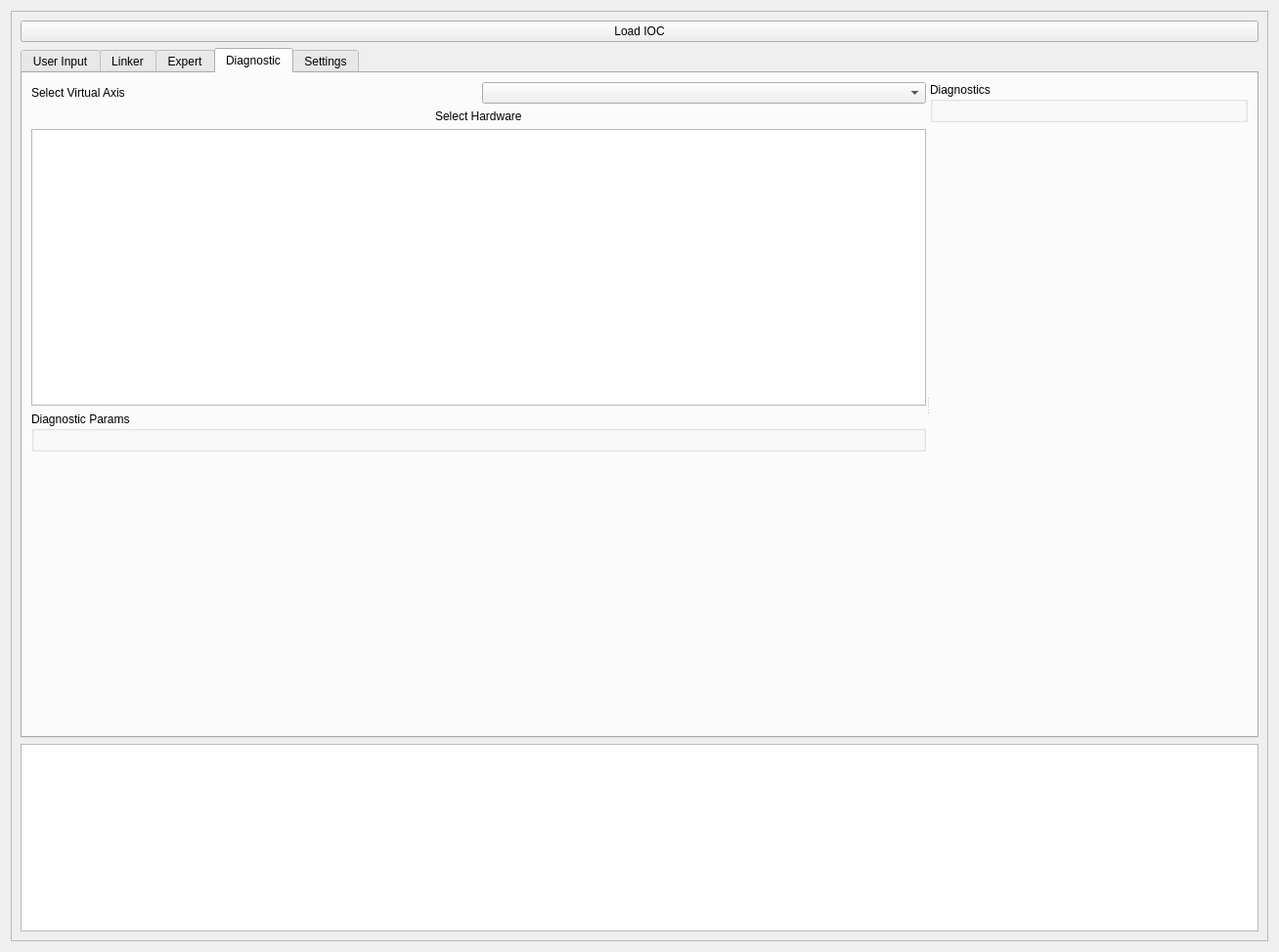
<?xml version="1.0" encoding="UTF-8"?>
<ui version="4.0">
 <class>Form</class>
 <widget class="QWidget" name="Form">
  <property name="geometry">
   <rect>
    <x>0</x>
    <y>0</y>
    <width>1308</width>
    <height>974</height>
   </rect>
  </property>
  <property name="windowTitle">
   <string>Form</string>
  </property>
  <layout class="QVBoxLayout" name="verticalLayout_5">
   <item>
    <widget class="QScrollArea" name="scrollArea">
     <property name="widgetResizable">
      <bool>true</bool>
     </property>
     <widget class="QWidget" name="scrollAreaWidgetContents">
      <property name="geometry">
       <rect>
        <x>0</x>
        <y>0</y>
        <width>1288</width>
        <height>954</height>
       </rect>
      </property>
      <layout class="QVBoxLayout" name="verticalLayout_33">
       <item>
        <widget class="QPushButton" name="load_ioc_pushButton">
         <property name="text">
          <string>Load IOC</string>
         </property>
        </widget>
       </item>
       <item>
        <widget class="QTabWidget" name="tabWidget">
         <property name="currentIndex">
          <number>3</number>
         </property>
         <widget class="QWidget" name="user_input_view">
          <attribute name="title">
           <string>User Input</string>
          </attribute>
          <layout class="QVBoxLayout" name="verticalLayout_4">
           <item>
            <layout class="QVBoxLayout" name="verticalLayout_10">
             <item>
              <layout class="QHBoxLayout" name="horizontalLayout_3">
               <item>
                <widget class="QLabel" name="label_3">
                 <property name="sizePolicy">
                  <sizepolicy hsizetype="Minimum" vsizetype="Fixed">
                   <horstretch>0</horstretch>
                   <verstretch>0</verstretch>
                  </sizepolicy>
                 </property>
                 <property name="text">
                  <string>PLC IOC</string>
                 </property>
                </widget>
               </item>
               <item>
                <widget class="QLabel" name="label_7">
                 <property name="sizePolicy">
                  <sizepolicy hsizetype="Minimum" vsizetype="Fixed">
                   <horstretch>0</horstretch>
                   <verstretch>0</verstretch>
                  </sizepolicy>
                 </property>
                 <property name="text">
                  <string>some-plc-name</string>
                 </property>
                </widget>
               </item>
              </layout>
             </item>
            </layout>
           </item>
           <item>
            <widget class="QSplitter" name="splitter_2">
             <property name="orientation">
              <enum>Qt::Horizontal</enum>
             </property>
             <widget class="QWidget" name="layoutWidget">
              <layout class="QVBoxLayout" name="verticalLayout_15">
               <item>
                <widget class="QLabel" name="label_6">
                 <property name="text">
                  <string>Axis</string>
                 </property>
                </widget>
               </item>
               <item>
                <widget class="QListWidget" name="display_axis_ui"/>
               </item>
              </layout>
             </widget>
             <widget class="QWidget" name="layoutWidget">
              <layout class="QVBoxLayout" name="verticalLayout_17">
               <item>
                <widget class="QLabel" name="label_9">
                 <property name="text">
                  <string>Drive</string>
                 </property>
                </widget>
               </item>
               <item>
                <widget class="QListWidget" name="display_drives_ui"/>
               </item>
              </layout>
             </widget>
             <widget class="QWidget" name="layoutWidget">
              <layout class="QVBoxLayout" name="verticalLayout_16">
               <item>
                <widget class="QLabel" name="label_8">
                 <property name="text">
                  <string>Encoder</string>
                 </property>
                </widget>
               </item>
               <item>
                <widget class="QListWidget" name="display_encoders_ui"/>
               </item>
              </layout>
             </widget>
             <widget class="QWidget" name="layoutWidget_4">
              <layout class="QVBoxLayout" name="verticalLayout_39">
               <item>
                <widget class="QLabel" name="display_di_sel_label">
                 <property name="text">
                  <string>DI Selector</string>
                 </property>
                </widget>
               </item>
               <item>
                <widget class="QListWidget" name="ui_digital_input_axis"/>
               </item>
              </layout>
             </widget>
             <widget class="QWidget" name="layoutWidget_2">
              <layout class="QVBoxLayout" name="verticalLayout_26">
               <item>
                <widget class="QLabel" name="DI">
                 <property name="text">
                  <string>DI Hardware</string>
                 </property>
                </widget>
               </item>
               <item>
                <widget class="QListWidget" name="ui_digital_input_hardware"/>
               </item>
              </layout>
             </widget>
             <widget class="QWidget" name="layoutWidget_3">
              <layout class="QVBoxLayout" name="verticalLayout_30">
               <item>
                <widget class="QLabel" name="label_10">
                 <property name="text">
                  <string>DI Channel</string>
                 </property>
                </widget>
               </item>
               <item>
                <widget class="QListWidget" name="ui_digital_input_channels"/>
               </item>
              </layout>
             </widget>
             <widget class="QWidget" name="layoutWidget">
              <layout class="QVBoxLayout" name="verticalLayout_18">
               <item>
                <widget class="QLineEdit" name="stage_search"/>
               </item>
               <item>
                <widget class="QListWidget" name="stage_list"/>
               </item>
               <item>
                <layout class="QVBoxLayout" name="verticalLayout_11"/>
               </item>
               <item>
                <widget class="QPushButton" name="stage_settings">
                 <property name="text">
                  <string>Stage Settings</string>
                 </property>
                </widget>
               </item>
              </layout>
             </widget>
            </widget>
           </item>
           <item>
            <layout class="QHBoxLayout" name="horizontalLayout_13">
             <item>
              <widget class="PyDMPushButton" name="PyDMPushButton_2">
               <property name="toolTip">
                <string/>
               </property>
               <property name="text">
                <string>Confirm Settings</string>
               </property>
              </widget>
             </item>
             <item>
              <widget class="PyDMPushButton" name="PyDMPushButton">
               <property name="sizePolicy">
                <sizepolicy hsizetype="Minimum" vsizetype="Fixed">
                 <horstretch>0</horstretch>
                 <verstretch>0</verstretch>
                </sizepolicy>
               </property>
               <property name="toolTip">
                <string/>
               </property>
               <property name="text">
                <string>Export Settings</string>
               </property>
              </widget>
             </item>
            </layout>
           </item>
          </layout>
         </widget>
         <widget class="QWidget" name="map_view">
          <property name="sizePolicy">
           <sizepolicy hsizetype="Expanding" vsizetype="Expanding">
            <horstretch>0</horstretch>
            <verstretch>0</verstretch>
           </sizepolicy>
          </property>
          <attribute name="title">
           <string>Linker</string>
          </attribute>
          <layout class="QVBoxLayout" name="verticalLayout_7">
           <item>
            <layout class="QVBoxLayout" name="verticalLayout_2">
             <item>
              <layout class="QVBoxLayout" name="verticalLayout">
               <item>
                <layout class="QHBoxLayout" name="horizontalLayout_2">
                 <item>
                  <widget class="QLabel" name="label_2">
                   <property name="text">
                    <string>Current Linked Setup</string>
                   </property>
                  </widget>
                 </item>
                 <item>
                  <widget class="PyDMLabel" name="ioc_label">
                   <property name="toolTip">
                    <string/>
                   </property>
                  </widget>
                 </item>
                 <item>
                  <widget class="QLabel" name="status_indicators">
                   <property name="text">
                    <string>TextLabel</string>
                   </property>
                  </widget>
                 </item>
                </layout>
               </item>
              </layout>
             </item>
             <item>
              <widget class="QSplitter" name="splitter">
               <property name="sizePolicy">
                <sizepolicy hsizetype="Expanding" vsizetype="Expanding">
                 <horstretch>0</horstretch>
                 <verstretch>0</verstretch>
                </sizepolicy>
               </property>
               <property name="orientation">
                <enum>Qt::Horizontal</enum>
               </property>
               <widget class="QWidget" name="gridLayoutWidget">
                <layout class="QGridLayout" name="gridLayout_3">
                 <item row="0" column="0">
                  <layout class="QGridLayout" name="gridLayout_5">
                   <item row="2" column="0">
                    <widget class="QListWidget" name="axis_list_view">
                     <property name="selectionMode">
                      <enum>QAbstractItemView::SingleSelection</enum>
                     </property>
                    </widget>
                   </item>
                   <item row="0" column="0">
                    <widget class="QLabel" name="label_5">
                     <property name="text">
                      <string>Select Virtual Axis</string>
                     </property>
                    </widget>
                   </item>
                   <item row="3" column="0">
                    <widget class="QPushButton" name="confirm_mapping">
                     <property name="text">
                      <string>Confirm Mapping</string>
                     </property>
                    </widget>
                   </item>
                  </layout>
                 </item>
                </layout>
               </widget>
               <widget class="QWidget" name="gridLayoutWidget_2">
                <layout class="QGridLayout" name="gridLayout_4">
                 <property name="spacing">
                  <number>0</number>
                 </property>
                 <item row="2" column="0">
                  <layout class="QHBoxLayout" name="horizontalLayout_6">
                   <property name="bottomMargin">
                    <number>0</number>
                   </property>
                   <item>
                    <widget class="QPushButton" name="stage_mapping">
                     <property name="text">
                      <string>Stage Mapping</string>
                     </property>
                    </widget>
                   </item>
                   <item>
                    <widget class="QPushButton" name="see_staged_mapping">
                     <property name="text">
                      <string>See Mapping</string>
                     </property>
                    </widget>
                   </item>
                   <item>
                    <widget class="QPushButton" name="clear_mapping">
                     <property name="text">
                      <string>Clear Mapping</string>
                     </property>
                    </widget>
                   </item>
                   <item>
                    <widget class="PyDMPushButton" name="view_logger_button">
                     <property name="toolTip">
                      <string/>
                     </property>
                     <property name="text">
                      <string>View Logger</string>
                     </property>
                    </widget>
                   </item>
                  </layout>
                 </item>
                 <item row="1" column="0">
                  <widget class="QTabWidget" name="tabWidget_2">
                   <property name="currentIndex">
                    <number>0</number>
                   </property>
                   <widget class="QWidget" name="digital_input_tab">
                    <attribute name="title">
                     <string>Digital Inputs</string>
                    </attribute>
                    <layout class="QVBoxLayout" name="verticalLayout_32">
                     <item>
                      <layout class="QHBoxLayout" name="horizontalLayout_5">
                       <property name="rightMargin">
                        <number>0</number>
                       </property>
                       <item>
                        <layout class="QVBoxLayout" name="verticalLayout_9">
                         <item>
                          <widget class="QLabel" name="label">
                           <property name="text">
                            <string>Digital Inputs</string>
                           </property>
                          </widget>
                         </item>
                         <item>
                          <widget class="QListWidget" name="digital_input_axis"/>
                         </item>
                        </layout>
                       </item>
                       <item>
                        <layout class="QVBoxLayout" name="verticalLayout_14">
                         <item>
                          <widget class="QLabel" name="label_11">
                           <property name="text">
                            <string>Digital Input Hardware</string>
                           </property>
                          </widget>
                         </item>
                         <item>
                          <widget class="QListWidget" name="digital_input_hardware"/>
                         </item>
                        </layout>
                       </item>
                       <item>
                        <layout class="QVBoxLayout" name="verticalLayout_24">
                         <item>
                          <widget class="QLabel" name="label_12">
                           <property name="text">
                            <string>Digital Input Channel</string>
                           </property>
                          </widget>
                         </item>
                         <item>
                          <widget class="QListWidget" name="digital_input_channel"/>
                         </item>
                        </layout>
                       </item>
                      </layout>
                     </item>
                    </layout>
                   </widget>
                   <widget class="QWidget" name="drives_tab">
                    <attribute name="title">
                     <string>Drives</string>
                    </attribute>
                    <layout class="QHBoxLayout" name="horizontalLayout_10">
                     <item>
                      <widget class="QListWidget" name="drives_list_view"/>
                     </item>
                    </layout>
                   </widget>
                   <widget class="QWidget" name="encoder_tab">
                    <attribute name="title">
                     <string>Encoders</string>
                    </attribute>
                    <layout class="QVBoxLayout" name="verticalLayout_6">
                     <item>
                      <widget class="QListWidget" name="encoders_list_view"/>
                     </item>
                    </layout>
                   </widget>
                  </widget>
                 </item>
                </layout>
               </widget>
              </widget>
             </item>
            </layout>
           </item>
          </layout>
         </widget>
         <widget class="QWidget" name="expert_screen">
          <attribute name="title">
           <string>Expert</string>
          </attribute>
          <layout class="QVBoxLayout" name="verticalLayout_3">
           <item>
            <layout class="QVBoxLayout" name="verticalLayout_12">
             <item>
              <layout class="QVBoxLayout" name="verticalLayout_13">
               <item>
                <layout class="QHBoxLayout" name="horizontalLayout_15">
                 <item>
                  <widget class="QLabel" name="label_15">
                   <property name="text">
                    <string>IOC Status</string>
                   </property>
                  </widget>
                 </item>
                 <item>
                  <widget class="PyDMLabel" name="PyDMLabel_3">
                   <property name="toolTip">
                    <string/>
                   </property>
                  </widget>
                 </item>
                </layout>
               </item>
              </layout>
             </item>
             <item>
              <widget class="QSplitter" name="splitter_3">
               <property name="sizePolicy">
                <sizepolicy hsizetype="Expanding" vsizetype="Expanding">
                 <horstretch>0</horstretch>
                 <verstretch>0</verstretch>
                </sizepolicy>
               </property>
               <property name="orientation">
                <enum>Qt::Horizontal</enum>
               </property>
               <widget class="QWidget" name="gridLayoutWidget_5">
                <layout class="QGridLayout" name="gridLayout_6">
                 <item row="0" column="0">
                  <layout class="QGridLayout" name="gridLayout_7">
                   <item row="2" column="0">
                    <widget class="QTabWidget" name="tabWidget_3">
                     <property name="currentIndex">
                      <number>0</number>
                     </property>
                     <widget class="QWidget" name="tab_10">
                      <attribute name="title">
                       <string>NC</string>
                      </attribute>
                      <layout class="QVBoxLayout" name="verticalLayout_19">
                       <item>
                        <widget class="QGroupBox" name="expert_nc_param">
                         <property name="title">
                          <string>Parameters</string>
                         </property>
                         <layout class="QVBoxLayout" name="verticalLayout_8"/>
                        </widget>
                       </item>
                      </layout>
                     </widget>
                     <widget class="QWidget" name="tab_11">
                      <attribute name="title">
                       <string>Drives</string>
                      </attribute>
                      <layout class="QVBoxLayout" name="verticalLayout_20">
                       <item>
                        <widget class="QGroupBox" name="expert_drive_param">
                         <property name="title">
                          <string>Parameters</string>
                         </property>
                         <layout class="QVBoxLayout" name="verticalLayout_36"/>
                        </widget>
                       </item>
                      </layout>
                     </widget>
                     <widget class="QWidget" name="tab_12">
                      <attribute name="title">
                       <string>Encoders</string>
                      </attribute>
                      <layout class="QVBoxLayout" name="verticalLayout_21">
                       <item>
                        <widget class="QGroupBox" name="expert_encoder_param">
                         <property name="title">
                          <string>Parameters</string>
                         </property>
                         <layout class="QVBoxLayout" name="verticalLayout_38"/>
                        </widget>
                       </item>
                      </layout>
                     </widget>
                    </widget>
                   </item>
                   <item row="1" column="0">
                    <layout class="QHBoxLayout" name="horizontalLayout_7">
                     <item>
                      <widget class="QLabel" name="label_16">
                       <property name="text">
                        <string>Select Virtual Axis</string>
                       </property>
                      </widget>
                     </item>
                     <item>
                      <widget class="QComboBox" name="expert_axis"/>
                     </item>
                    </layout>
                   </item>
                  </layout>
                 </item>
                </layout>
               </widget>
               <widget class="QWidget" name="gridLayoutWidget_6">
                <layout class="QGridLayout" name="gridLayout_8">
                 <property name="spacing">
                  <number>0</number>
                 </property>
                 <item row="0" column="0">
                  <widget class="QTabWidget" name="tab_params">
                   <property name="currentIndex">
                    <number>0</number>
                   </property>
                   <widget class="QWidget" name="tab_nc_params">
                    <attribute name="title">
                     <string>NC Params</string>
                    </attribute>
                    <layout class="QVBoxLayout" name="verticalLayout_41">
                     <item>
                      <layout class="QVBoxLayout" name="verticalLayout_40">
                       <item>
                        <widget class="QListWidget" name="expert_param_list"/>
                       </item>
                      </layout>
                     </item>
                    </layout>
                   </widget>
                   <widget class="QWidget" name="tab_2">
                    <attribute name="title">
                     <string>COE Drive Params</string>
                    </attribute>
                    <layout class="QVBoxLayout" name="verticalLayout_43">
                     <item>
                      <layout class="QVBoxLayout" name="verticalLayout_42">
                       <item>
                        <widget class="QListWidget" name="expert_coe_drive_list"/>
                       </item>
                      </layout>
                     </item>
                    </layout>
                   </widget>
                   <widget class="QWidget" name="tab">
                    <attribute name="title">
                     <string>COE Encoder Params</string>
                    </attribute>
                    <layout class="QVBoxLayout" name="verticalLayout_45">
                     <item>
                      <layout class="QVBoxLayout" name="verticalLayout_44">
                       <item>
                        <widget class="QListWidget" name="expert_coe_encoder_list"/>
                       </item>
                      </layout>
                     </item>
                    </layout>
                   </widget>
                  </widget>
                 </item>
                </layout>
               </widget>
              </widget>
             </item>
            </layout>
           </item>
          </layout>
         </widget>
         <widget class="QWidget" name="diagnostic_screen">
          <attribute name="title">
           <string>Diagnostic</string>
          </attribute>
          <layout class="QVBoxLayout" name="verticalLayout_27">
           <item>
            <layout class="QVBoxLayout" name="verticalLayout_22">
             <item>
              <layout class="QVBoxLayout" name="verticalLayout_23"/>
             </item>
             <item>
              <widget class="QSplitter" name="splitter_4">
               <property name="sizePolicy">
                <sizepolicy hsizetype="Expanding" vsizetype="Expanding">
                 <horstretch>0</horstretch>
                 <verstretch>0</verstretch>
                </sizepolicy>
               </property>
               <property name="orientation">
                <enum>Qt::Horizontal</enum>
               </property>
               <widget class="QWidget" name="gridLayoutWidget_7">
                <layout class="QGridLayout" name="gridLayout_9">
                 <item row="0" column="0">
                  <layout class="QVBoxLayout" name="verticalLayout_46">
                   <item>
                    <layout class="QHBoxLayout" name="horizontalLayout_4">
                     <item>
                      <widget class="QLabel" name="label_19">
                       <property name="text">
                        <string>Select Virtual Axis</string>
                       </property>
                      </widget>
                     </item>
                     <item>
                      <widget class="QComboBox" name="diagnostic_axis_selection"/>
                     </item>
                    </layout>
                   </item>
                   <item alignment="Qt::AlignHCenter">
                    <widget class="QLabel" name="label_4">
                     <property name="sizePolicy">
                      <sizepolicy hsizetype="Preferred" vsizetype="Preferred">
                       <horstretch>0</horstretch>
                       <verstretch>0</verstretch>
                      </sizepolicy>
                     </property>
                     <property name="minimumSize">
                      <size>
                       <width>0</width>
                       <height>0</height>
                      </size>
                     </property>
                     <property name="text">
                      <string>Select Hardware</string>
                     </property>
                    </widget>
                   </item>
                   <item>
                    <widget class="QListWidget" name="diagnostic_hardware_selection"/>
                   </item>
                   <item>
                    <widget class="QGroupBox" name="diagnostic_groupbox">
                     <property name="title">
                      <string>Diagnostic Params</string>
                     </property>
                     <layout class="QVBoxLayout" name="verticalLayout_37"/>
                    </widget>
                   </item>
                   <item>
                    <spacer name="verticalSpacer">
                     <property name="orientation">
                      <enum>Qt::Vertical</enum>
                     </property>
                     <property name="sizeHint" stdset="0">
                      <size>
                       <width>20</width>
                       <height>40</height>
                      </size>
                     </property>
                    </spacer>
                   </item>
                  </layout>
                 </item>
                </layout>
               </widget>
               <widget class="QWidget" name="gridLayoutWidget_8">
                <layout class="QHBoxLayout" name="horizontalLayout_17">
                 <property name="spacing">
                  <number>0</number>
                 </property>
                 <item>
                  <layout class="QVBoxLayout" name="verticalLayout_25">
                   <item>
                    <widget class="QGroupBox" name="diagnostic_params_groupbox">
                     <property name="title">
                      <string>Diagnostics</string>
                     </property>
                     <layout class="QVBoxLayout" name="verticalLayout_28"/>
                    </widget>
                   </item>
                   <item>
                    <spacer name="verticalSpacer_2">
                     <property name="orientation">
                      <enum>Qt::Vertical</enum>
                     </property>
                     <property name="sizeHint" stdset="0">
                      <size>
                       <width>20</width>
                       <height>40</height>
                      </size>
                     </property>
                    </spacer>
                   </item>
                  </layout>
                 </item>
                </layout>
               </widget>
              </widget>
             </item>
            </layout>
           </item>
          </layout>
         </widget>
         <widget class="QWidget" name="settings">
          <attribute name="title">
           <string>Settings</string>
          </attribute>
          <layout class="QVBoxLayout" name="verticalLayout_34">
           <item>
            <layout class="QVBoxLayout" name="verticalLayout_31">
             <item>
              <widget class="QGroupBox" name="digital_input_linking_settings">
               <property name="title">
                <string>Digital Input Linking Settings</string>
               </property>
               <layout class="QGridLayout" name="gridLayout">
                <item row="0" column="0">
                 <widget class="QCheckBox" name="settings_duplicate_di_warning">
                  <property name="text">
                   <string>show duplicate connections</string>
                  </property>
                 </widget>
                </item>
               </layout>
              </widget>
             </item>
             <item>
              <widget class="QGroupBox" name="drive_linking_settings">
               <property name="title">
                <string>Drive Linking Settings</string>
               </property>
               <layout class="QGridLayout" name="gridLayout_2">
                <item row="0" column="0">
                 <widget class="QCheckBox" name="settings_duplicate_drv_warning">
                  <property name="text">
                   <string>show duplicate connections</string>
                  </property>
                 </widget>
                </item>
               </layout>
              </widget>
             </item>
             <item>
              <widget class="QGroupBox" name="encoder_linking_settings">
               <property name="title">
                <string>Encoder Linking Settings</string>
               </property>
               <layout class="QGridLayout" name="gridLayout_11">
                <item row="0" column="0">
                 <widget class="QCheckBox" name="settings_duplicate_enc_warning">
                  <property name="text">
                   <string>show duplicate connections</string>
                  </property>
                 </widget>
                </item>
               </layout>
              </widget>
             </item>
            </layout>
           </item>
          </layout>
         </widget>
        </widget>
       </item>
       <item>
        <layout class="QVBoxLayout" name="verticalLayout_35">
         <item>
          <widget class="QPlainTextEdit" name="status_logger">
           <property name="sizePolicy">
            <sizepolicy hsizetype="Expanding" vsizetype="Minimum">
             <horstretch>0</horstretch>
             <verstretch>0</verstretch>
            </sizepolicy>
           </property>
           <property name="baseSize">
            <size>
             <width>0</width>
             <height>0</height>
            </size>
           </property>
          </widget>
         </item>
        </layout>
       </item>
      </layout>
     </widget>
    </widget>
   </item>
  </layout>
 </widget>
 <customwidgets>
  <customwidget>
   <class>PyDMLabel</class>
   <extends>QLabel</extends>
   <header>pydm.widgets.label</header>
  </customwidget>
  <customwidget>
   <class>PyDMPushButton</class>
   <extends>QPushButton</extends>
   <header>pydm.widgets.pushbutton</header>
  </customwidget>
 </customwidgets>
 <resources/>
 <connections/>
</ui>
